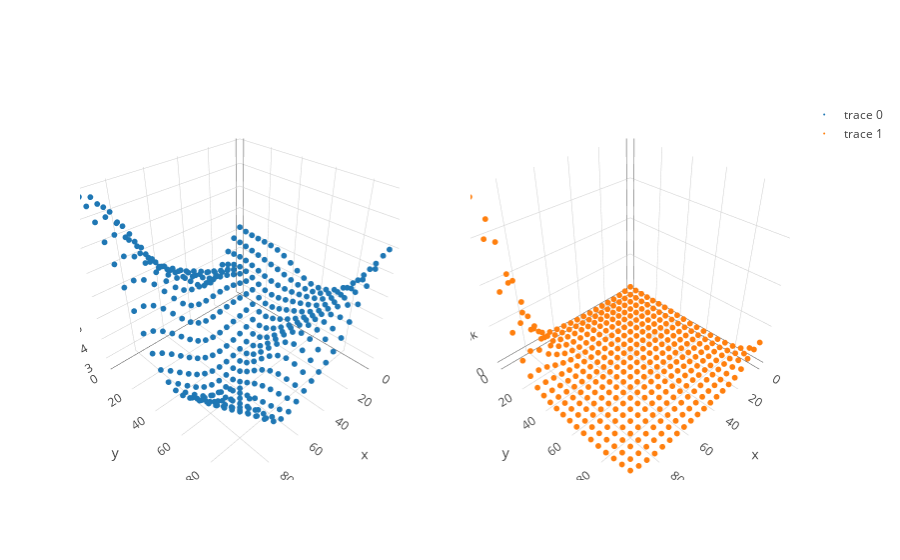

The cell this chart's notebook holds for it:
### Code cell
X = sim.sim_X_equispaced(D = 2, N_dim = 20, lower=0, upper=100)
f = sim.sim_f(X, rbf, np.log(np.exp([20., 1.0]) + 1), mu = 5.)
y = sim.poisson_draw(f, 0.) 

trace_func = go.Scatter3d(x = X[:,0], y = X[:,1], z=f, mode = 'markers', marker=dict(size = 2,))
trace_draws = go.Scatter3d(x = X[:,0], y = X[:,1], z=y, mode = 'markers', marker=dict(size = 2,))
fig = tools.make_subplots(rows=1, cols=2, specs=[[{'is_3d': True}, {'is_3d': True}]])
fig.append_trace(trace_func, 1, 1)
fig.append_trace(trace_draws, 1, 2)
iplot(fig)

### Figure 1 — Plotly figure (JSON) as saved in the notebook; plotly's stock layout.template omitted (floating-point values rounded to 4 significant figures; data arrays with more than 128 entries replaced by an {"elided": "..."} marker saying what was removed)
{"data": [{"marker": {"size": 2}, "mode": "markers", "scene": "scene1", "type": "scatter3d", "x": {"elided": "400 int values"}, "y": {"elided": "400 int values"}, "z": {"elided": "400 float values"}}, {"marker": {"size": 2}, "mode": "markers", "scene": "scene2", "type": "scatter3d", "x": {"elided": "400 int values"}, "y": {"elided": "400 int values"}, "z": {"elided": "400 int values"}}], "layout": {"scene1": {"domain": {"x": [0, 0.45], "y": [0, 1]}}, "scene2": {"domain": {"x": [0.55, 1], "y": [0, 1]}}}}
